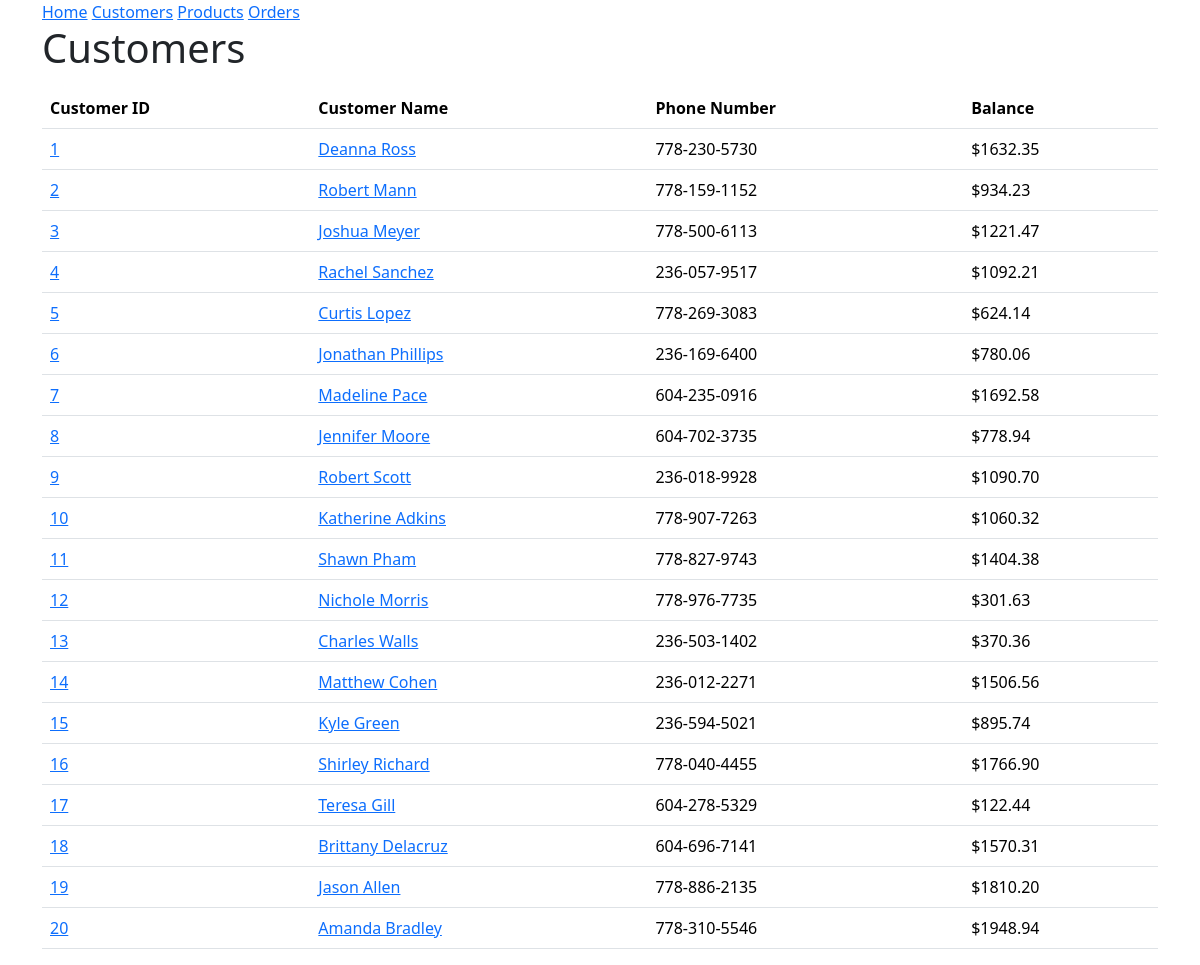
The page /customers on the database as committed earlier.
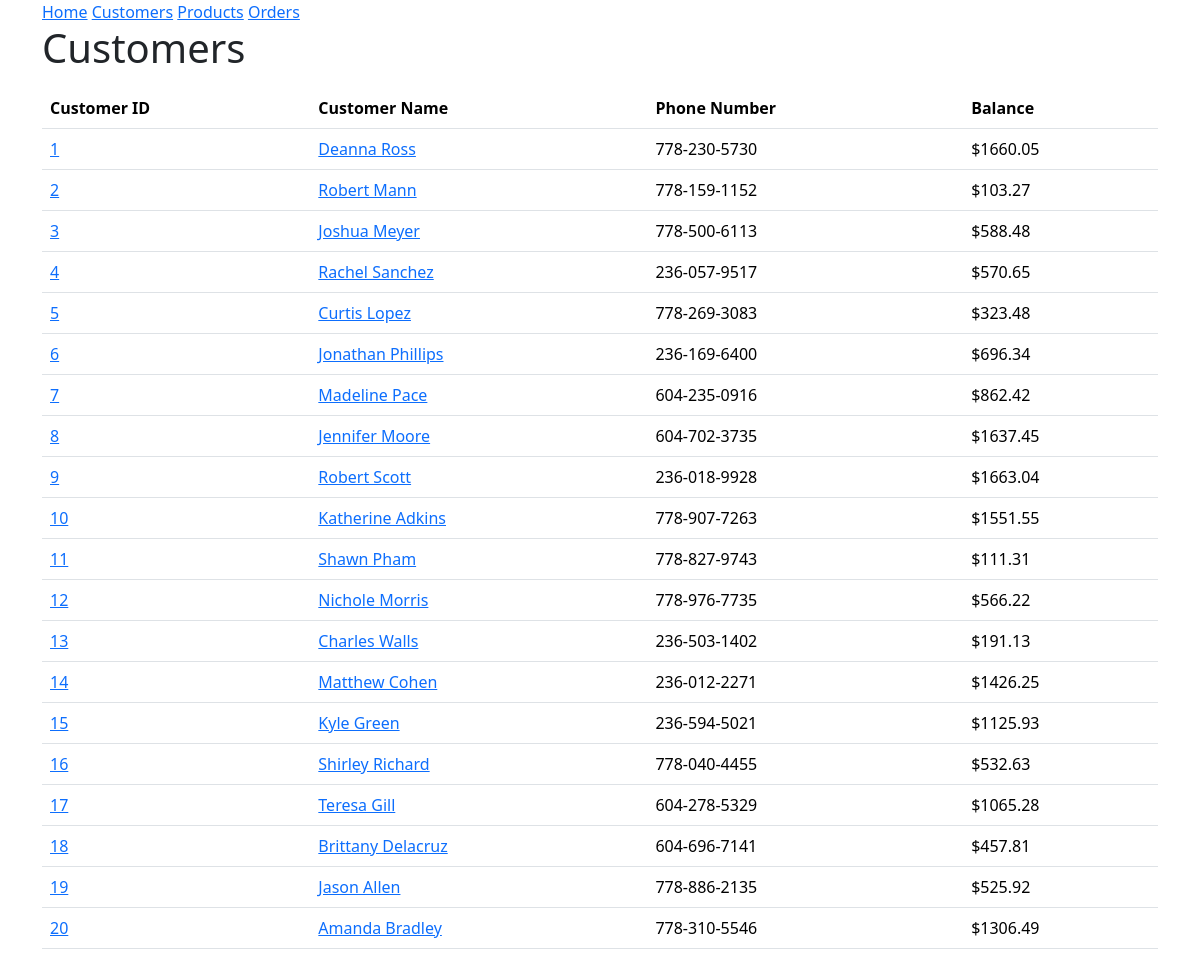
The same page on the database as committed later.
### models.py (models this page shows, shortened)
class Customer(db.Model):
 id = mapped_column(Integer, primary_key=True)
 name = mapped_column(String(200), nullable=False, unique=True)
 phone = mapped_column(String(20), nullable=False)
 balance = mapped_column(Numeric, nullable=False, default=0.0)
 orders = relationship("Order")

### routes/endpoint.py (the view)
@endpoint.route('/customers', methods=['GET'])
def get_customers():
    request = db.session.execute(db.select(Customer).order_by(Customer.id))
    customers = []
    for i in request.scalars():
        u = {
            "id": i.id,
            "name": i.name,
            "phone": i.phone,
            "balance": format(i.balance, '.2f')
        }
        customers.append(u)
    return render_template("customers.html", customers=customers)

### templates/customers.html (shortened to what this page needs)
{% extends "base.html" %}
{% block content %}
<h1>Customers</h1>
<table class="table">
    <thead class="thead-dark">
    <th>Customer ID</th>
    <th>Customer Name</th>
    <th>Phone Number</th>
    <th>Balance</th>
{% for customer in customers %}
<p>
    <tr>
    <td><a href="{{ url_for('pages.get_customer', id=customer.id) }}">{{ customer.id }}</a></td>
    <td><a href="{{ url_for('pages.get_customer', id=customer.id) }}">{{ customer.name }}</a></td>
    <td>{{ customer.phone }}</td>
    <td>${{ customer.balance }}</td>
    </tr>
</p>
{% endfor %}
</table>
{% endblock %}

### templates/base.html (shortened to what this page needs)
<!doctype html>
<html lang="en">
    <head>
        <link rel="stylesheet" href="{{ url_for('static', filename='style.css') }}">
        <link href="https://cdn.jsdelivr.net/npm/bootstrap@5.3.3/dist/css/bootstrap.min.css" rel="stylesheet">
    </head>
    <body>
        <div class="container">
        <nav>
            <a href="{{ url_for('pages.homepage') }}">Home</a>
            <a href="{{ url_for('pages.get_customers') }}">Customers</a>
            <a href="{{ url_for('pages.get_products') }}">Products</a>
            <a href="{{ url_for('pages.get_orders') }}">Orders</a>
        </nav>
        {% block content %}
        {% endblock %}
        </div>
    </body>
</html>

Rows that differ between the two databases and show on the page:
changed Customer "Deanna Ross": balance "1632.35" → "1660.05"
changed Customer "Robert Mann": balance "934.23" → "103.27"
changed Customer "Joshua Meyer": balance "1221.47" → "588.48"
changed Customer "Rachel Sanchez": balance "1092.21" → "570.65"
changed Customer "Curtis Lopez": balance "624.14" → "323.48"
changed Customer "Jonathan Phillips": balance "780.06" → "696.34"
changed Customer "Madeline Pace": balance "1692.58" → "862.42"
changed Customer "Jennifer Moore": balance "778.94" → "1637.45"
changed Customer "Robert Scott": balance "1090.70" → "1663.04"
changed Customer "Katherine Adkins": balance "1060.32" → "1551.55"
changed Customer "Shawn Pham": balance "1404.38" → "111.31"
changed Customer "Nichole Morris": balance "301.63" → "566.22"
changed Customer "Charles Walls": balance "370.36" → "191.13"
changed Customer "Matthew Cohen": balance "1506.56" → "1426.25"
changed Customer "Kyle Green": balance "895.74" → "1125.93"
changed Customer "Shirley Richard": balance "1766.90" → "532.63"
changed Customer "Teresa Gill": balance "122.44" → "1065.28"
changed Customer "Brittany Delacruz": balance "1570.31" → "457.81"
changed Customer "Jason Allen": balance "1810.20" → "525.92"
changed Customer "Amanda Bradley": balance "1948.94" → "1306.49"
